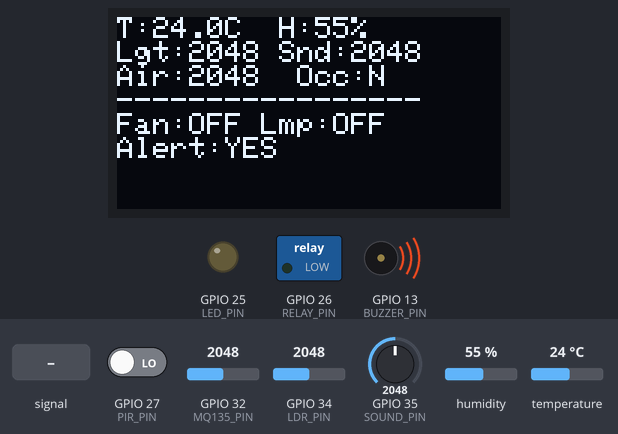
The sketch below on a simulated ESP32. Shown: 128×64 one-colour display, switched loads named in the sketch (green lamp = pin HIGH), output pins drawn as LEDs (lit = HIGH), buzzer (waves = sounding, pin HIGH). The inputs (shaded band) are chosen by the test bench; at power-on: temperature 24 °C, GPIO 32 (MQ135_PIN) = 2048, GPIO 27 (PIR_PIN) LOW, GPIO 34 (LDR_PIN) = 2048, GPIO 35 (SOUND_PIN) = 2048, humidity 55 %. What the sketch prints to the serial monitor is not drawn.

Above: at 2.9 s.
3.0 s: temperature set to 27.6 °C
At 6.8 s:
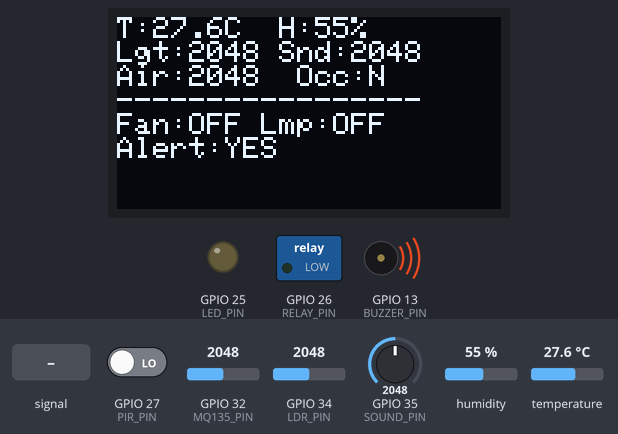
7.5 s: temperature set to 28.5 °C
At 11.1 s:
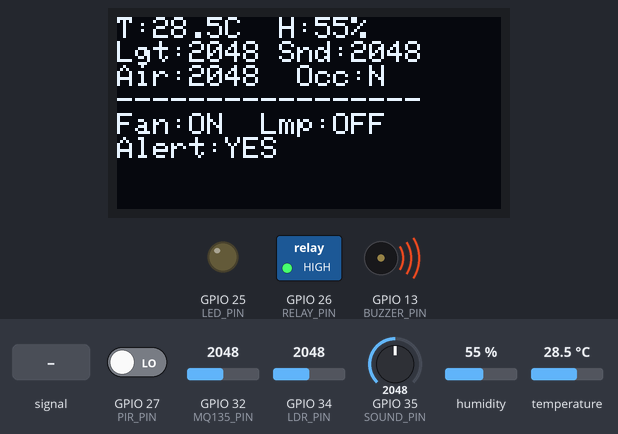
11.5 s: GPIO 32 (MQ135_PIN) set to 1870
At 12.5 s:
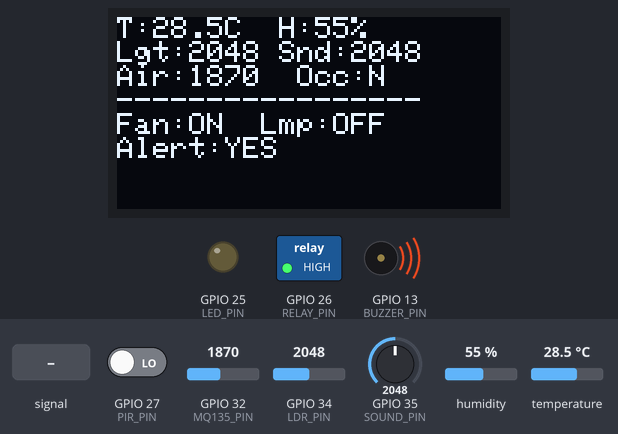
13.5 s: GPIO 32 (MQ135_PIN) set to 1735
At 15.2 s:
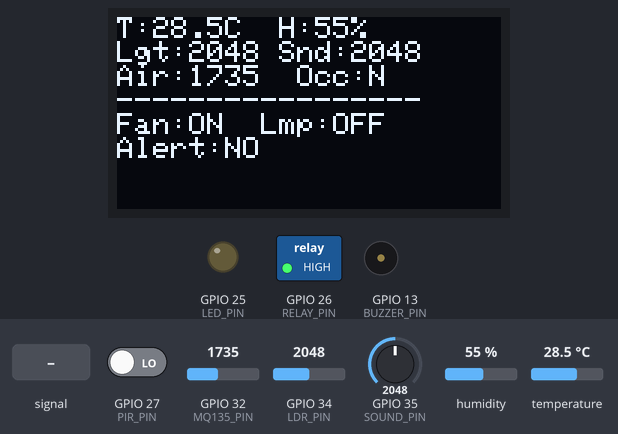
15.5 s: GPIO 27 (PIR_PIN) driven HIGH
At 16.7 s:
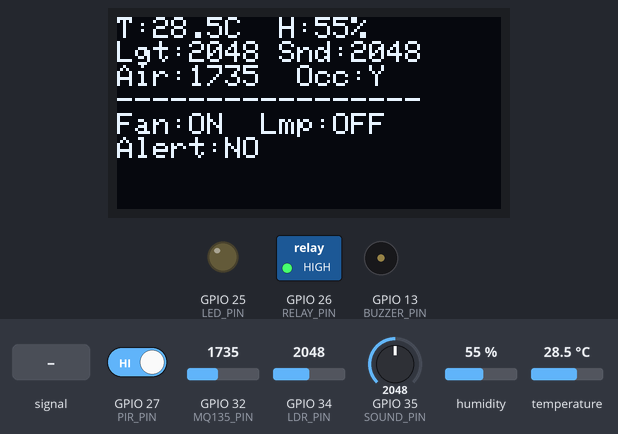
17.5 s: GPIO 35 (SOUND_PIN) fed a 200 Hz sine of ±1023 counts around its level
At 18.4 s:
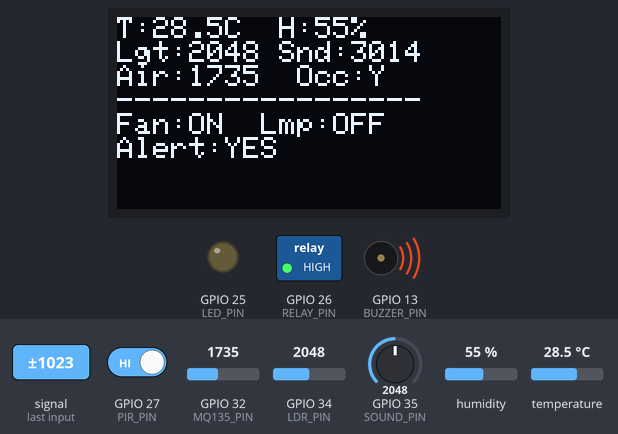
Timing chart, 0 to 27.5 s (numbered marks = the images above; inputs shaded):
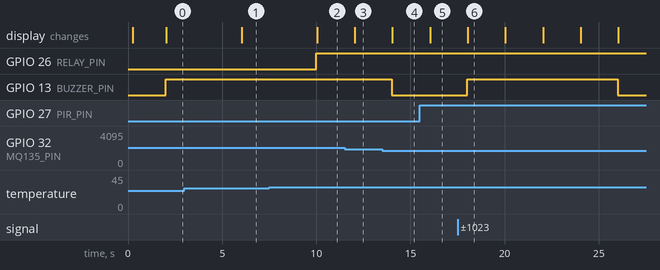

The sketch:

sketch.ino
```cpp
/* ==========================================================================
   FOCUSSYNC — Real-Time IoT-Based Smart Study System
   Embedded Programming Project — Zeroth Review
   ESP32 + DHT22 + LDR + Sound Sensor(sim) + MQ135 + PIR + Relay/Fan +
   LED + Buzzer + SSD1306 OLED (128x64, I2C)

   Libraries required (install via Wokwi Library Manager / libraries.txt,
   or Arduino Library Manager if flashing real hardware):
     - DHT sensor library      (Adafruit)
     - Adafruit Unified Sensor (Adafruit)
     - Adafruit GFX Library    (Adafruit)
     - Adafruit SSD1306        (Adafruit)
   ========================================================================== */

#include <DHT.h>
#include <Wire.h>
#include <Adafruit_GFX.h>
#include <Adafruit_SSD1306.h>

/* ---------------------- PIN MAP -------------------------------------- */
#define DHTPIN        4      // DHT22 data pin
#define DHTTYPE       DHT22

#define LDR_PIN       34     // Light intensity   (analog, ADC1_CH6)
#define SOUND_PIN     35     // Noise level        (analog, ADC1_CH7) — potentiometer simulates a sound-sensor module's AO
#define MQ135_PIN     32     // Air quality        (analog, ADC1_CH4)
#define PIR_PIN       27     // Occupancy / motion (digital in)

#define RELAY_PIN     26     // Relay -> DC Fan
#define LED_PIN       25     // Study-lamp / room LED
#define BUZZER_PIN    13     // Alert buzzer

#define OLED_SDA      21
#define OLED_SCL      22
#define SCREEN_WIDTH  128
#define SCREEN_HEIGHT 64
#define OLED_RESET    -1
#define OLED_ADDR     0x3C

/* ---------------------- THRESHOLDS (dynamically adjustable) ----------- */
/* Change these at runtime from the Serial Monitor (115200 baud, line
   ending = "Newline"). Type HELP to see commands. */
float   TEMP_HIGH_C      = 28.0;   // above this -> fan ON
float   TEMP_LOW_C       = 24.0;   // below this -> fan OFF (hysteresis)
int     DARK_LUX_RAW     = 2200;   // LDR analog raw value below which room counts as "dark" (LED ON)
int     LIGHT_LUX_RAW    = 1400;   // raw value above which room is "bright enough" (LED OFF)
int     NOISE_THRESHOLD  = 2600;   // sound sensor raw ADC threshold -> noisy
int     AIR_THRESHOLD    = 1800;   // MQ135 raw ADC threshold -> poor air quality

/* ---------------------- GLOBALS ---------------------------------------- */
DHT dht(DHTPIN, DHTTYPE);
Adafruit_SSD1306 display(SCREEN_WIDTH, SCREEN_HEIGHT, &Wire, OLED_RESET);

bool fanState   = false;
bool lightState = false;
unsigned long lastRead = 0;
const unsigned long READ_INTERVAL = 2000;

/* ------------------------------------------------------------------------
   Runtime threshold control via Serial Monitor.
   Open Serial Monitor at 115200 baud, line ending "Newline", and type:

     SET TEMPHIGH 30      -> fan turns ON at/above 30.0 C
     SET TEMPLOW  24      -> fan turns OFF at/below 24.0 C
     SET DARK     2200    -> lamp turns ON when LDR raw >= 2200 (darker)
     SET LIGHT    1400    -> lamp turns OFF when LDR raw <= 1400 (brighter)
     SET NOISE    2600    -> buzzer alerts when sound raw > 2600
     SET AIR      1800    -> buzzer alerts when MQ135 raw > 1800
     GET                  -> print all current threshold values
     HELP                 -> print this command list
   ------------------------------------------------------------------------ */
void printThresholds() {
  Serial.println(F("----- Current Thresholds -----"));
  Serial.printf("TEMPHIGH = %.1f C\n", TEMP_HIGH_C);
  Serial.printf("TEMPLOW  = %.1f C\n", TEMP_LOW_C);
  Serial.printf("DARK     = %d (LDR raw)\n", DARK_LUX_RAW);
  Serial.printf("LIGHT    = %d (LDR raw)\n", LIGHT_LUX_RAW);
  Serial.printf("NOISE    = %d (sound raw)\n", NOISE_THRESHOLD);
  Serial.printf("AIR      = %d (MQ135 raw)\n", AIR_THRESHOLD);
  Serial.println(F("-------------------------------"));
}

void printHelp() {
  Serial.println(F("Commands:"));
  Serial.println(F("  SET TEMPHIGH <val>   SET TEMPLOW <val>"));
  Serial.println(F("  SET DARK <val>       SET LIGHT <val>"));
  Serial.println(F("  SET NOISE <val>      SET AIR <val>"));
  Serial.println(F("  GET   -> show current thresholds"));
  Serial.println(F("  HELP  -> show this list"));
}

void handleSerialCommands() {
  if (!Serial.available()) return;

  String line = Serial.readStringUntil('\n');
  line.trim();
  if (line.length() == 0) return;

  line.toUpperCase();

  if (line == "HELP") {
    printHelp();
    return;
  }
  if (line == "GET") {
    printThresholds();
    return;
  }

  if (!line.startsWith("SET ")) {
    Serial.println(F("Unknown command. Type HELP for the command list."));
    return;
  }

  String rest = line.substring(4);
  rest.trim();
  int sep = rest.indexOf(' ');
  if (sep == -1) {
    Serial.println(F("Missing value. Example: SET TEMPHIGH 30"));
    return;
  }

  String name = rest.substring(0, sep);
  String valStr = rest.substring(sep + 1);
  valStr.trim();
  float val = valStr.toFloat();

  if (name == "TEMPHIGH") {
    TEMP_HIGH_C = val;
    Serial.printf("OK: TEMPHIGH set to %.1f C\n", TEMP_HIGH_C);
  } else if (name == "TEMPLOW") {
    TEMP_LOW_C = val;
    Serial.printf("OK: TEMPLOW set to %.1f C\n", TEMP_LOW_C);
  } else if (name == "DARK") {
    DARK_LUX_RAW = (int)val;
    Serial.printf("OK: DARK set to %d\n", DARK_LUX_RAW);
  } else if (name == "LIGHT") {
    LIGHT_LUX_RAW = (int)val;
    Serial.printf("OK: LIGHT set to %d\n", LIGHT_LUX_RAW);
  } else if (name == "NOISE") {
    NOISE_THRESHOLD = (int)val;
    Serial.printf("OK: NOISE set to %d\n", NOISE_THRESHOLD);
  } else if (name == "AIR") {
    AIR_THRESHOLD = (int)val;
    Serial.printf("OK: AIR set to %d\n", AIR_THRESHOLD);
  } else {
    Serial.println(F("Unknown threshold name. Type HELP for the command list."));
  }
}

/* ------------------------------------------------------------------------ */
void setup() {
  Serial.begin(115200);
  delay(200);

  pinMode(PIR_PIN, INPUT);
  pinMode(RELAY_PIN, OUTPUT);
  pinMode(LED_PIN, OUTPUT);
  pinMode(BUZZER_PIN, OUTPUT);

  digitalWrite(RELAY_PIN, LOW);
  digitalWrite(LED_PIN, LOW);
  digitalWrite(BUZZER_PIN, LOW);

  dht.begin();

  Wire.begin(OLED_SDA, OLED_SCL);
  if (!display.begin(SSD1306_SWITCHCAPVCC, OLED_ADDR)) {
    Serial.println(F("SSD1306 allocation failed"));
  } else {
    display.clearDisplay();
    display.setTextSize(1);
    display.setTextColor(SSD1306_WHITE);
    display.setCursor(0, 0);
    display.println(F("FocusSync"));
    display.println(F("Smart Study System"));
    display.println(F("Booting sensors..."));
    display.display();
    delay(1500);
  }

  Serial.println(F("=== FocusSync Smart Study System Initialized ==="));
  printHelp();
  printThresholds();
}

/* ------------------------------------------------------------------------ */
void loop() {
  handleSerialCommands();   // check every iteration, independent of the sensor-read timer

  if (millis() - lastRead < READ_INTERVAL) return;
  lastRead = millis();

  /* ---- Read all sensors ---- */
  float temperature = dht.readTemperature();
  float humidity    = dht.readHumidity();

  int   lightRaw = analogRead(LDR_PIN);      // higher raw = darker (LDR module AO)
  int   soundRaw = analogRead(SOUND_PIN);    // higher raw = louder
  int   airRaw   = analogRead(MQ135_PIN);    // higher raw = worse air quality
  bool  occupied = digitalRead(PIR_PIN);     // HIGH = motion / student present

  if (isnan(temperature) || isnan(humidity)) {
    Serial.println(F("Failed to read DHT22 sensor!"));
    temperature = 0;
    humidity = 0;
  }

  /* ---- Automatic fan control (temperature, with hysteresis) ---- */
  if (temperature >= TEMP_HIGH_C) fanState = true;
  else if (temperature <= TEMP_LOW_C) fanState = false;
  digitalWrite(RELAY_PIN, fanState ? HIGH : LOW);

  /* ---- Automatic lighting control (only when room is occupied) ---- */
  if (occupied) {
    if (lightRaw >= DARK_LUX_RAW) lightState = true;
    else if (lightRaw <= LIGHT_LUX_RAW) lightState = false;
  } else {
    lightState = false;   // save energy when nobody is studying
  }
  digitalWrite(LED_PIN, lightState ? HIGH : LOW);

  /* ---- Alerts: noise or poor air quality ---- */
  bool noisy   = soundRaw > NOISE_THRESHOLD;
  bool badAir  = airRaw   > AIR_THRESHOLD;
  digitalWrite(BUZZER_PIN, (noisy || badAir) ? HIGH : LOW);

  /* ---- Serial debug / would be pushed to Blynk/ThingSpeak/Firebase ---- */
  Serial.println(F("---------------------------------------------"));
  Serial.printf("Temp: %.1f C  | Humidity: %.1f %%\n", temperature, humidity);
  Serial.printf("Light(raw): %d  | Sound(raw): %d | Air(raw): %d\n", lightRaw, soundRaw, airRaw);
  Serial.printf("Occupancy: %s | Fan: %s | Light: %s | Buzzer: %s\n",
                occupied ? "PRESENT" : "EMPTY",
                fanState ? "ON" : "OFF",
                lightState ? "ON" : "OFF",
                (noisy || badAir) ? "ALERT" : "OFF");

  /* ---- OLED dashboard ---- */
  display.clearDisplay();
  display.setCursor(0, 0);
  display.setTextSize(1);

  // Row 1: Temperature & Humidity
  display.print("T:"); display.print(temperature, 1);
  display.print("C  H:"); display.print((int)humidity); display.println("%");

  // Row 2: Light & Sound
  display.print("Lgt:"); display.print(lightRaw);
  display.print(" Snd:"); display.println(soundRaw);

  // Row 3: Air & Occupancy
  display.print("Air:"); display.print(airRaw);
  display.print("  Occ:"); display.println(occupied ? "Y" : "N");

  // Divider
  display.println("-----------------");

  // Row 4: Fan & Lamp
  display.print("Fan:"); display.print(fanState ? "ON " : "OFF");
  display.print(" Lmp:"); display.println(lightState ? "ON" : "OFF");

  // Row 5: Alert
  display.print("Alert:"); display.println((noisy || badAir) ? "YES" : "NO ");

  display.display();
}
```

Measured:
- the behaviour switches between 27.9 and 28 °C on temperature (found by bisection; images 1 and 2)
- the behaviour switches between 1801 and 1800 on GPIO 32 (MQ135_PIN) (found by bisection; images 3 and 4)
- after the input at 3.0 s, the display: changes after 3.0 s (image 1)
- after the input at 7.5 s, GPIO 26 (RELAY_PIN): LOW → HIGH after 2.5 s; the display: changes after 2.5 s (image 2)
- after the input at 11.5 s, the display: changes after 0.54 s (image 3)
- after the input at 13.5 s, GPIO 13 (BUZZER_PIN): HIGH → LOW after 0.51 s; the display: changes after 0.54 s (image 4)
- after the input at 15.5 s, the display: changes after 0.54 s (image 5)
- after the input at 17.5 s, GPIO 13 (BUZZER_PIN): LOW → HIGH after 0.51 s, → LOW 8.0 s later; the display: changes after 0.54 s (image 6)
